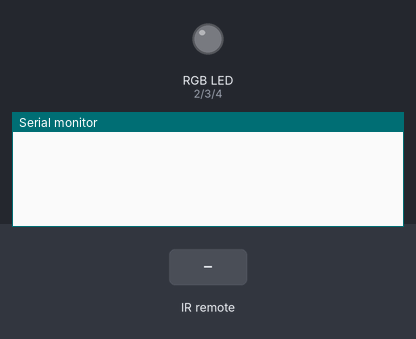
Bench run of a sketch on a simulated Arduino Uno, built with avr-gcc and run on an emulated ATmega328P. Shown: an RGB LED mixed from three pins (HIGH = lit), the last lines printed to the serial monitor. Inputs (shaded band) come from the test bench.

Above: at 1.2 s.
1.3 s: infrared code 0x80BF49B6 received
At 2.2 s:
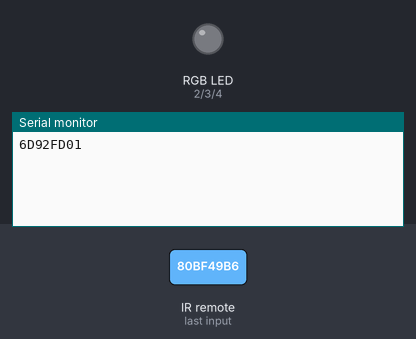
2.8 s: infrared code 0x80BFC936 received
At 3.4 s:
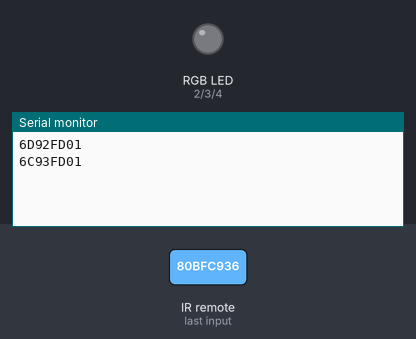
4.3 s: infrared code 0x80BF33CC received
At 5.8 s:
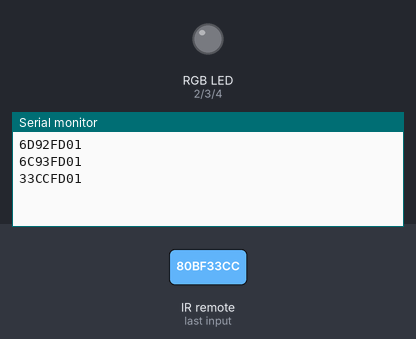

The sketch:

infrarrojo.ino
```cpp
/*
  Capitulo 26 de Arduino desde cero en Español.
  Programa que permite mostrar en el monitor serial el codigo correspondiente al boton
  presionado en un control remoto mediante el modulo receptor KY-022. Ademas enciende
  con el boton 1 el componente rojo de un LED RGB catodo comun, con el boton 2 el verde
  y con el boton 3 el azul. Codigos de cada boton para un control especifico a modo
  de ejemplo.
  Codigo modificado para ser apto con version 3 y superior de la libreria.

  https://www.youtube.com/c/BitwiseAr
  Autor: bitwiseAr

*/

#include <IRremote.h>     // importa libreria IRremote
#include <IRremote.h>
#include <IRremoteInt.h>
#define Boton_1 0x80BF49B6    // reemplaza cada instancia de Boton_1 por su valor HEX
#define Boton_2 0x80BFC936    // reemplaza cada instancia de Boton_2 por su valor HEX
#define Boton_3 0x80BF33CC    // reemplaza cada instancia de Boton_3 por su valor HEX

int SENSOR = 11;      // sensor KY-022 a pin digital 11

int LEDROJO = 2;      // componente rojo de LED RGB a pin 2
int LEDVERDE = 3;     // componente verde de LED RGB a pin 3
int LEDAZUL = 4;      // componente azul de LED RGB a pin 4

void setup() {
  Serial.begin(9600);     // inicializa comunicacion serie a 9600 bps
  IrReceiver.begin(SENSOR, DISABLE_LED_FEEDBACK); // inicializa recepcion de datos
  pinMode(LEDROJO, OUTPUT);   // pin 2 como salida
  pinMode(LEDVERDE, OUTPUT);    // pin 3 como salida
  pinMode(LEDAZUL, OUTPUT);   // pin 4 como salida
}

void loop() {
  if (IrReceiver.decode()) {        // si existen datos ya decodificados
    Serial.println(IrReceiver.decodedIRData.decodedRawData, HEX); // imprime valor en hexadecimal en monitor
    if (IrReceiver.decodedIRData.decodedRawData == Boton_1)   // si codigo recibido es igual a Boton_1
    digitalWrite(LEDROJO, !digitalRead(LEDROJO)); // enciende o apaga componente rojo

    if (IrReceiver.decodedIRData.decodedRawData == Boton_2)   // si codigo recibido es igual a Boton_2
    digitalWrite(LEDVERDE, !digitalRead(LEDVERDE)); // enciende o apaga componente verde

    if (IrReceiver.decodedIRData.decodedRawData == Boton_3)   // si codigo recibido es igual a Boton_3
    digitalWrite(LEDAZUL, !digitalRead(LEDAZUL)); // enciende o apaga componente azul

    IrReceiver.resume();        // resume la adquisicion de datos
  }
  delay (100);            // breve demora de 100 ms.
}
```

Measured:
- after the input at 1.3 s, the serial monitor: prints a new line at once (image 1)
- after the input at 2.8 s, the serial monitor: prints a new line at once (image 2)
- after the input at 4.3 s, the serial monitor: prints a new line at once (image 3)
